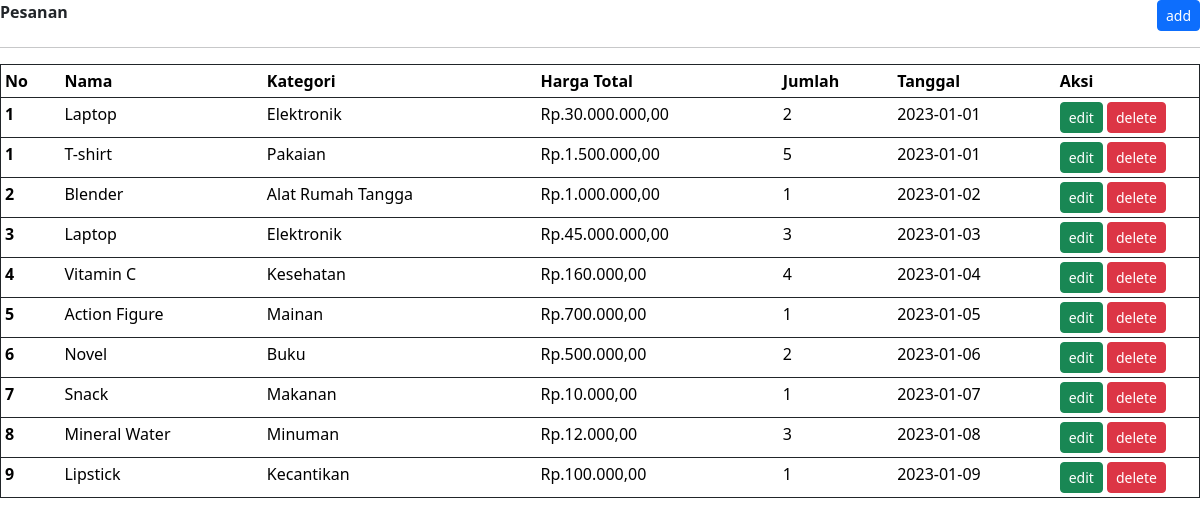
The page /admin/pesanan.php on the database its author committed.
### tables this page shows
CREATE TABLE `detail_pesanan` (
  `id_detail_pesanan` int(11) NOT NULL,
  `jumlah` int(11) NOT NULL,
  `id_produk` int(11) NOT NULL,
  `id_pesanan` int(11) NOT NULL
);

CREATE TABLE `pesanan` (
  `id_pesanan` int(11) NOT NULL,
  `tanggal_pesanan` date NOT NULL
);

CREATE TABLE `produk` (
  `id_produk` int(11) NOT NULL,
  `nama_produk` varchar(255) NOT NULL,
  `id_kategori` int(11) NOT NULL,
  `harga` int(11) DEFAULT NULL,
  `gambar` varchar(255) DEFAULT NULL
);

CREATE TABLE `kategori` (
  `id_kategori` int(11) NOT NULL,
  `nama_kategori` varchar(255) NOT NULL
);

### admin/pesanan.php (the view, shortened to what this page needs)
<!DOCTYPE html>
<html lang="en">
<head>
  <link href="https://cdn.jsdelivr.net/npm/bootstrap@5.3.2/dist/css/bootstrap.min.css" rel="stylesheet">
</head>
<body>
  <div class="row justify-content-between">
    <div class="col-10">
      <b>Pesanan</b>
    </div>
    <div class="col-2 d-flex justify-content-end align-items-end">
      <button class="btn btn-primary btn-sm">add</button>
    </div>
  </div>
  <hr>
  <table class="table table-sm border border-dark">
    <thead class="thead-dark">
      <tr>
        <th scope="col" width="5%">No</th>
        <th scope="col">Nama</th>
        <th scope="col">Kategori</th>
        <th scope="col">Harga Total</th>
        <th scope="col">Jumlah</th>
        <th scope="col">Tanggal</th>
        <th scope="col" width="12%">Aksi</th>
      </tr>
    </thead>
    <tbody>
      <?php
        $query = "SELECT * FROM detail_pesanan JOIN pesanan ON pesanan.id_pesanan = detail_pesanan.id_pesanan JOIN produk ON produk.id_produk = detail_pesanan.id_produk JOIN kategori ON kategori.id_kategori = produk.id_kategori";
        $select = mysqli_query($conn, $query);
        while($data = mysqli_fetch_array($select)){
      ?>
      <tr>
        <th scope="row"><?php echo $data['id_pesanan']?></th>
        <td><?php echo $data['nama_produk'];?></td>
        <td><?php echo $data['nama_kategori'];?></td>
        <td><?php echo "Rp." . number_format($data['harga'] * $data['jumlah'], 2,',','.');?></td>
        <td><?php echo $data['jumlah'];?></td>
        <td><?php echo $data['tanggal_pesanan'];?></td>
        <td>
          <button class="btn btn-success btn-sm">edit</button>
          <button class="btn btn-danger btn-sm">delete</button>
        </td>
      </tr>
      <?php } ?>
    </tbody>
  </table>
</body>
</html>

### rows shown on the page
detail_pesanan: id_pesanan.id_pesanan "1", id_produk.nama_produk "Laptop", kategori.nama_kategori "Elektronik", $data['harga'] * $data['jumlah'] "30.000.000,00", jumlah "2", id_pesanan.tanggal_pesanan "2023-01-01"
detail_pesanan: id_pesanan.id_pesanan "1", id_produk.nama_produk "T-shirt", kategori.nama_kategori "Pakaian", $data['harga'] * $data['jumlah'] "1.500.000,00", jumlah "5", id_pesanan.tanggal_pesanan "2023-01-01"
detail_pesanan: id_pesanan.id_pesanan "2", id_produk.nama_produk "Blender", kategori.nama_kategori "Alat Rumah Tangga", $data['harga'] * $data['jumlah'] "1.000.000,00", jumlah "1", id_pesanan.tanggal_pesanan "2023-01-02"
detail_pesanan: id_pesanan.id_pesanan "3", id_produk.nama_produk "Laptop", kategori.nama_kategori "Elektronik", $data['harga'] * $data['jumlah'] "45.000.000,00", jumlah "3", id_pesanan.tanggal_pesanan "2023-01-03"
detail_pesanan: id_pesanan.id_pesanan "4", id_produk.nama_produk "Vitamin C", kategori.nama_kategori "Kesehatan", $data['harga'] * $data['jumlah'] "160.000,00", jumlah "4", id_pesanan.tanggal_pesanan "2023-01-04"
detail_pesanan: id_pesanan.id_pesanan "5", id_produk.nama_produk "Action Figure", kategori.nama_kategori "Mainan", $data['harga'] * $data['jumlah'] "700.000,00", jumlah "1", id_pesanan.tanggal_pesanan "2023-01-05"
detail_pesanan: id_pesanan.id_pesanan "6", id_produk.nama_produk "Novel", kategori.nama_kategori "Buku", $data['harga'] * $data['jumlah'] "500.000,00", jumlah "2", id_pesanan.tanggal_pesanan "2023-01-06"
detail_pesanan: id_pesanan.id_pesanan "7", id_produk.nama_produk "Snack", kategori.nama_kategori "Makanan", $data['harga'] * $data['jumlah'] "10.000,00", jumlah "1", id_pesanan.tanggal_pesanan "2023-01-07"
detail_pesanan: id_pesanan.id_pesanan "8", id_produk.nama_produk "Mineral Water", kategori.nama_kategori "Minuman", $data['harga'] * $data['jumlah'] "12.000,00", jumlah "3", id_pesanan.tanggal_pesanan "2023-01-08"
detail_pesanan: id_pesanan.id_pesanan "9", id_produk.nama_produk "Lipstick", kategori.nama_kategori "Kecantikan", $data['harga'] * $data['jumlah'] "100.000,00", jumlah "1", id_pesanan.tanggal_pesanan "2023-01-09"
